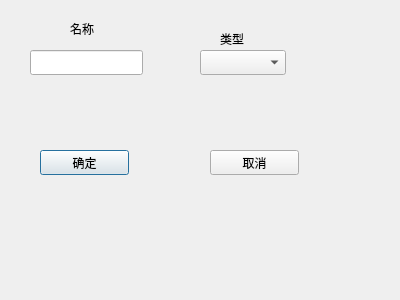
<?xml version="1.0" encoding="UTF-8"?>
<ui version="4.0">
 <class>AddNodeDialog</class>
 <widget class="QDialog" name="AddNodeDialog">
  <property name="geometry">
   <rect>
    <x>0</x>
    <y>0</y>
    <width>400</width>
    <height>300</height>
   </rect>
  </property>
  <property name="windowTitle">
   <string>Dialog</string>
  </property>
  <widget class="QLabel" name="label">
   <property name="geometry">
    <rect>
     <x>70</x>
     <y>20</y>
     <width>67</width>
     <height>17</height>
    </rect>
   </property>
   <property name="text">
    <string>名称</string>
   </property>
  </widget>
  <widget class="QLabel" name="label_2">
   <property name="geometry">
    <rect>
     <x>220</x>
     <y>30</y>
     <width>67</width>
     <height>17</height>
    </rect>
   </property>
   <property name="text">
    <string>类型</string>
   </property>
  </widget>
  <widget class="QLineEdit" name="nameEdit">
   <property name="geometry">
    <rect>
     <x>30</x>
     <y>50</y>
     <width>113</width>
     <height>25</height>
    </rect>
   </property>
  </widget>
  <widget class="QComboBox" name="typeCombo">
   <property name="geometry">
    <rect>
     <x>200</x>
     <y>50</y>
     <width>86</width>
     <height>25</height>
    </rect>
   </property>
  </widget>
  <widget class="QPushButton" name="btnOk">
   <property name="geometry">
    <rect>
     <x>40</x>
     <y>150</y>
     <width>89</width>
     <height>25</height>
    </rect>
   </property>
   <property name="text">
    <string>确定</string>
   </property>
  </widget>
  <widget class="QPushButton" name="btnCancel">
   <property name="geometry">
    <rect>
     <x>210</x>
     <y>150</y>
     <width>89</width>
     <height>25</height>
    </rect>
   </property>
   <property name="text">
    <string>取消</string>
   </property>
  </widget>
 </widget>
 <resources/>
 <connections/>
</ui>
